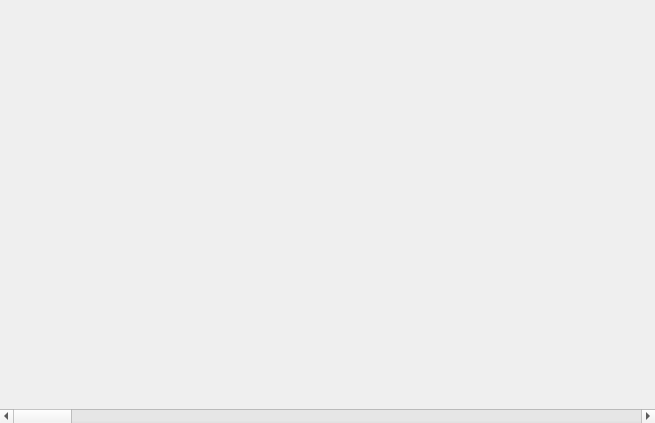
<?xml version="1.0" encoding="UTF-8"?>
<ui version="4.0">
 <class>SpriteWidget</class>
 <widget class="QWidget" name="SpriteWidget">
  <property name="geometry">
   <rect>
    <x>0</x>
    <y>0</y>
    <width>655</width>
    <height>423</height>
   </rect>
  </property>
  <property name="windowTitle">
   <string>Form</string>
  </property>
  <layout class="QVBoxLayout" name="verticalLayout">
   <property name="leftMargin">
    <number>0</number>
   </property>
   <property name="topMargin">
    <number>0</number>
   </property>
   <property name="rightMargin">
    <number>0</number>
   </property>
   <property name="bottomMargin">
    <number>0</number>
   </property>
   <item>
    <widget class="gui::GfxWidget" name="widget">
     <property name="minimumSize">
      <size>
       <width>0</width>
       <height>0</height>
      </size>
     </property>
    </widget>
   </item>
   <item>
    <widget class="QScrollBar" name="horizontalScrollBar">
     <property name="orientation">
      <enum>Qt::Horizontal</enum>
     </property>
    </widget>
   </item>
  </layout>
 </widget>
 <customwidgets>
  <customwidget>
   <class>gui::GfxWidget</class>
   <extends>QWidget</extends>
   <header>gfxwidget.h</header>
   <container>1</container>
  </customwidget>
 </customwidgets>
 <resources/>
 <connections/>
</ui>
